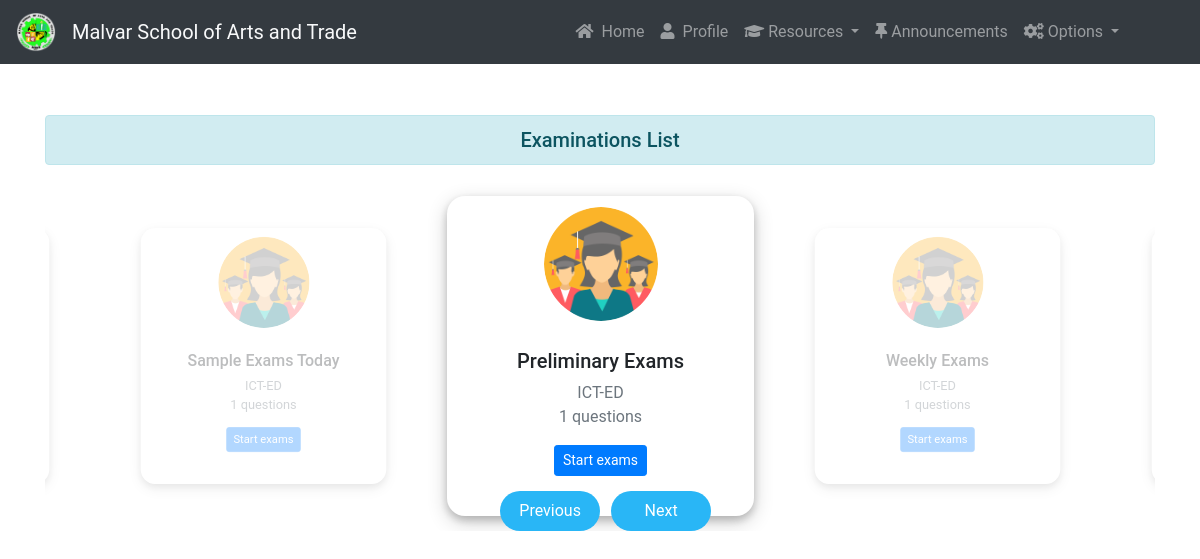
The page /exams/students/ (signed in) on the database its author committed.
### quiz/models.py (models this page shows, shortened)
class Exams(models.Model):
    owner = models.ForeignKey(User, on_delete=models.CASCADE, related_name='exams')
    name = models.CharField(max_length=255, help_text='Exams Title')
    year_level = models.ForeignKey(Year_Level, on_delete = models.CASCADE,related_name='exams', help_text='Year_Level')

class Year_Level(models.Model):
    name = models.CharField(max_length=30, help_text='Year Level')
    def __str__(self):
        return self.name

### exams/views.py (the view)
# urls.py: path('students/', views.StudentsExamsListView.as_view(), name='exams_list'),
@method_decorator([login_required, student_required], name='dispatch')
class StudentsExamsListView(ListView):
    model = Exams
    ordering = ('name', )
    context_object_name = 'exams'
    template_name = 'classroom/students/exam_list.html'
    def get_queryset(self):
        student = self.request.user.student
        student_year_level = student.year_level.values_list('pk', flat=True)
        taken_exams = student.examinations.values_list('pk', flat=True)
        queryset = Exams.objects.filter(year_level__in=student_year_level) \
            .exclude(pk__in=taken_exams) \
            .annotate(questions_count=Count('questions')) \
            .filter(questions_count__gt=0)
        return queryset

### exams/templates/classroom/students/exam_list.html (shortened to what this page needs)
{% extends 'base.html' %}
{% load static %}
{% block content %}
{% include 'navbar.html' %}
{% if user.is_student %}
<div class="container">
  <div class="row">
    <div class="col">
    </div>
    <div class="col-12">
      <div class="card-exams">
        <h5 class="display-5 alert alert-info text-center">Examinations List</h5>
          <div class="slider">
            {% for list in exams %}
            <div class="item">
              <div class="item-inner">
                <img src="{% static 'images/exams-card.png' %}">
                <h5>{{ list.name }}</h5>
                <p class="text-muted">{{ list.year_level }}<br>{{ list.questions_count }} questions</p>
                <a href="{% url 'exams:take_exams_form' list.pk %}" class="btn btn-primary btn-sm">Start exams</a>
              </div>
            </div>
            {% endfor %}
          </div>
        </div>
    </div>
    <div class="col">
    </div>
  </div>
</div>
{% endif %}
{% endblock %}

### exams/templates/classroom/students/exam_list.html (style rules this page uses)
.card-exams { margin-top: 50px; }
.slick-slide img { margin: 0 auto; max-width: 120px; border: 3px solid #fff; border-radius: 50%; margin-bottom: 25px; }
.item { padding: 15px; outline: none; }
.item-inner { background-color: #ffffff; box-shadow: 0 4px 8px 0 rgba(0, 0, 0, 0.2), 0 6px 20px 0 rgba(0, 0, 0, 0.19); border-radius: 18px; text-align: center; padding: 8px; height: 20rem; }
.slick-slide { transform: scale(0.8); opacity: 0.3; transition: all ease 0.5s; }
.slick-slide.slick-current { transform: scale(1); opacity: 1; }

### rows shown on the page
Exams: name "Preliminary Exams", year_level "ICT-ED", questions_count "1"
Exams: name "Weekly Exams", year_level "ICT-ED", questions_count "1"
Exams: name "Sample Exams Today", year_level "ICT-ED", questions_count "1"
